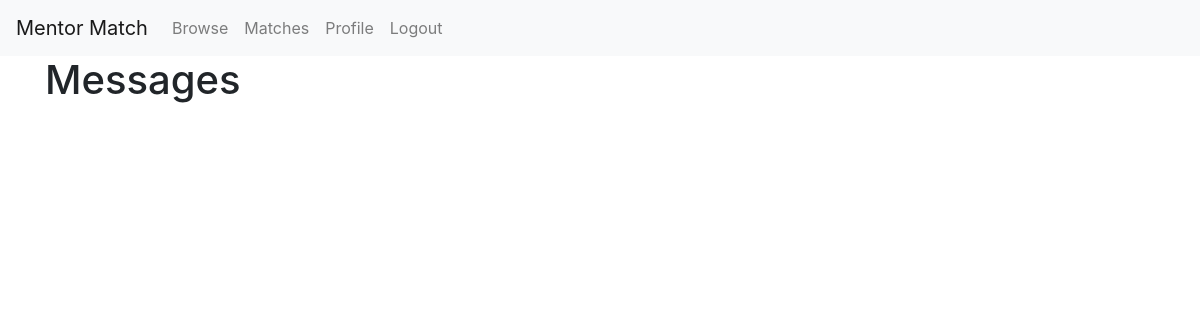
The page /home (signed in) on the database as committed earlier.
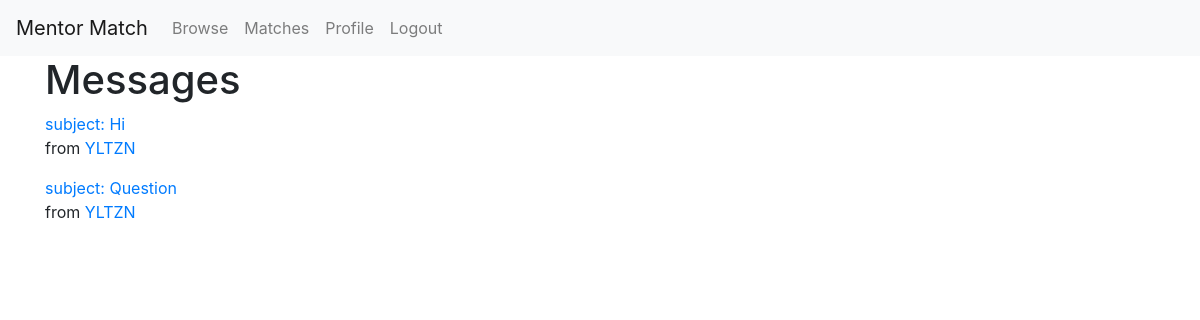
The same page on the database as committed later.
### app/models.py (models this page shows, shortened)
class Post(db.Model):
    id = db.Column(db.Integer, primary_key=True)
    title = db.Column(db.String(), unique=True, nullable=False)
    date_posted = db.Column(db.DateTime(), nullable=False, default=datetime.utcnow)
    content = db.Column(db.Text, nullable=False)
    author_id = db.Column(db.Integer, db.ForeignKey('user.id'), nullable=False)
    recipient_id = db.Column(db.Integer, db.ForeignKey('user.id'), nullable=False)

class User(db.Model, UserMixin):
    id = db.Column(db.Integer, primary_key=True)
    username = db.Column(db.String(), unique=True, nullable=False)
    email = db.Column(db.String(), unique=True, nullable=False)
    image = db.Column(db.String(), nullable=False, default='default.jpg')
    password = db.Column(db.String(60))
    posts = db.relationship('Post', backref='author', lazy=True, foreign_keys = 'Post.author_id')
    recieved_posts = db.relationship('Post', backref='recipient', lazy=True, foreign_keys = 'Post.recipient_id')
    roles = db.relationship('Role', backref='user', lazy='dynamic', foreign_keys = 'Role.user_id')

### app/routes.py (the view)
@app.route('/')
@app.route('/home', methods=['GET'])
def home():
    if current_user.is_authenticated:
        posts = Post.query.filter_by(recipient=current_user)
    else:
        posts = []
    return render_template('home.html', posts=posts)

### app/models.py (called while the page is built)
@login_manager.user_loader
def load_user(user_id):
    return User.query.get(int(user_id))

### app/templates/home.html (shortened to what this page needs)
{% extends 'layout.html' %}
{% block content %}
    {% if posts %}
        <h1>Messages</h1>
        {% for post in posts %}
            <a href="{{ url_for('post', id=post.id) }}">subject: {{ post.title }}</a>
            <p>from <a href="{{ url_for('profile', username = post.author.username) }}">{{ post.author.username }}</a></p>
        {% endfor %}
    {% endif %}
{% endblock content %}

### app/templates/layout.html (shortened to what this page needs)
<!DOCTYPE html>
<html lang="en">
    <head>
        <link rel="stylesheet" href="https://stackpath.bootstrapcdn.com/bootstrap/4.5.0/css/bootstrap.min.css">
        <link rel="stylesheet" type="text/css" href="{{ url_for('static', filename='main.css') }}">
    </head>
    <body>
        <nav class="navbar navbar-expand-lg navbar-light bg-light">
            <a class="navbar-brand" href="{{ url_for('home') }}">Mentor Match</a>
            <div class="collapse navbar-collapse" id="navbarNav">
              <ul class="navbar-nav">
                <li class="nav-item">
                  <a class="nav-link" href="{{ url_for('browse') }}">Browse</a>
                </li>
                {% if current_user.is_authenticated %}
                  <li class="nav-item">
                    <a class="nav-link" href="{{ url_for('matches') }}">Matches</a>
                  </li>
                  <li class="nav-item">
                    <a class="nav-link" href="{{ url_for('profile_settings') }}">Profile</a>
                  </li>
                  <li class="nav-item">
                    <a class="nav-link" href="{{ url_for('logout') }}">Logout</a>
                  </li>
                {% endif %}
              </ul>
            </div>
          </nav>
        <div class="container">
            {% block content %}{% endblock %}
        </div>
    </body>
</html>

Rows that differ between the two databases and show on the page:
added Post: title "Hi", author.username "YLTZN"
added Post: title "Question", author.username "YLTZN"
